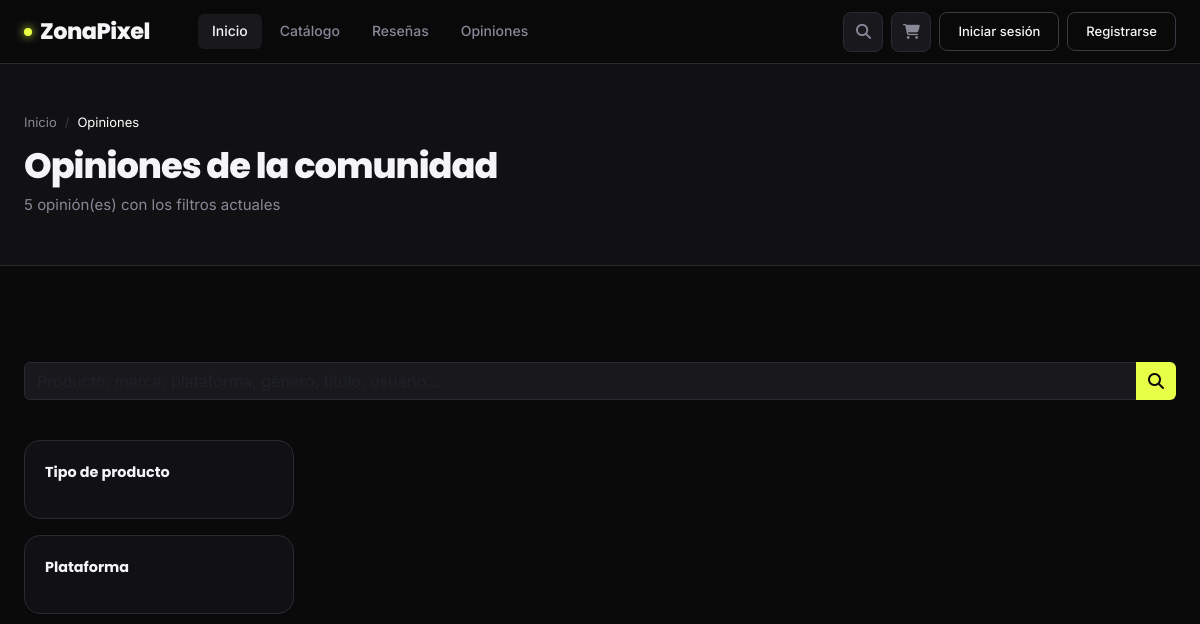
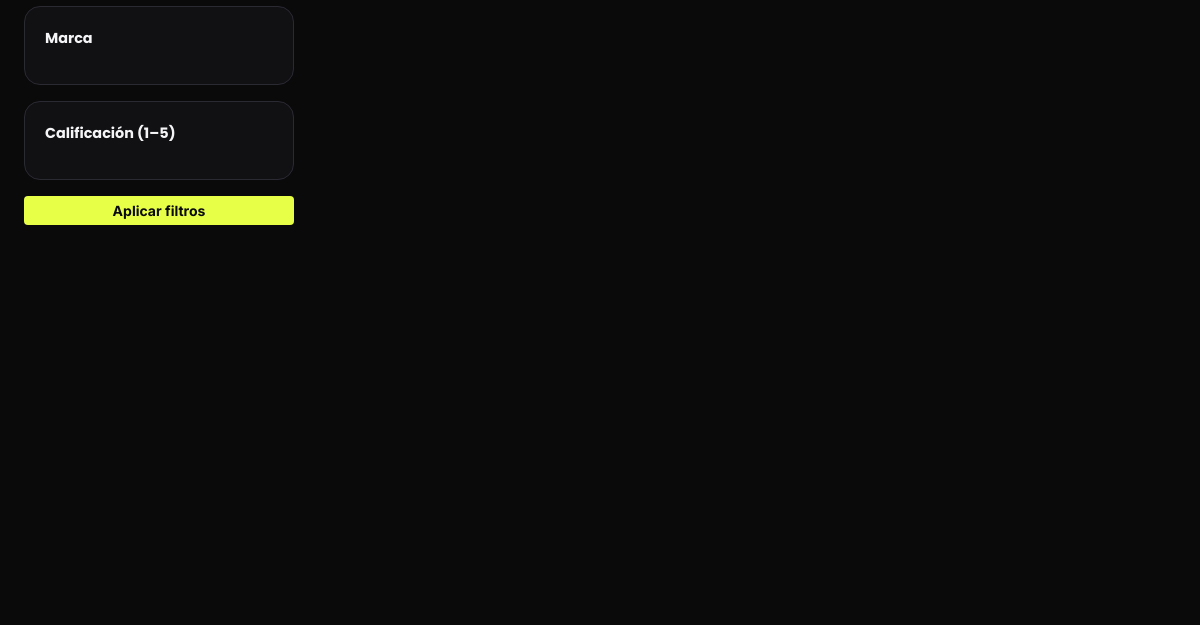
The page /views/opiniones.php (upper part) on the database as committed earlier (2 pictures, top to bottom).
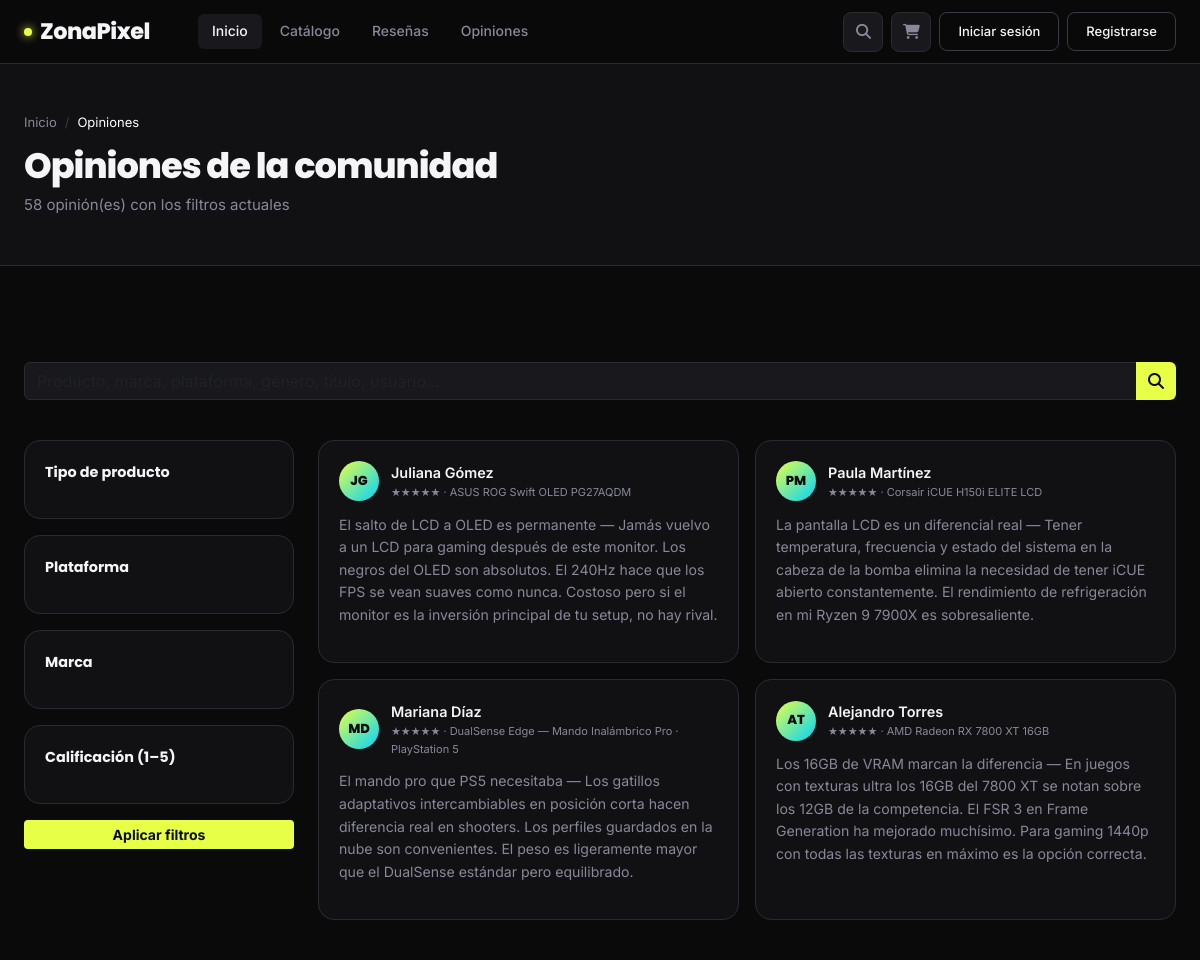
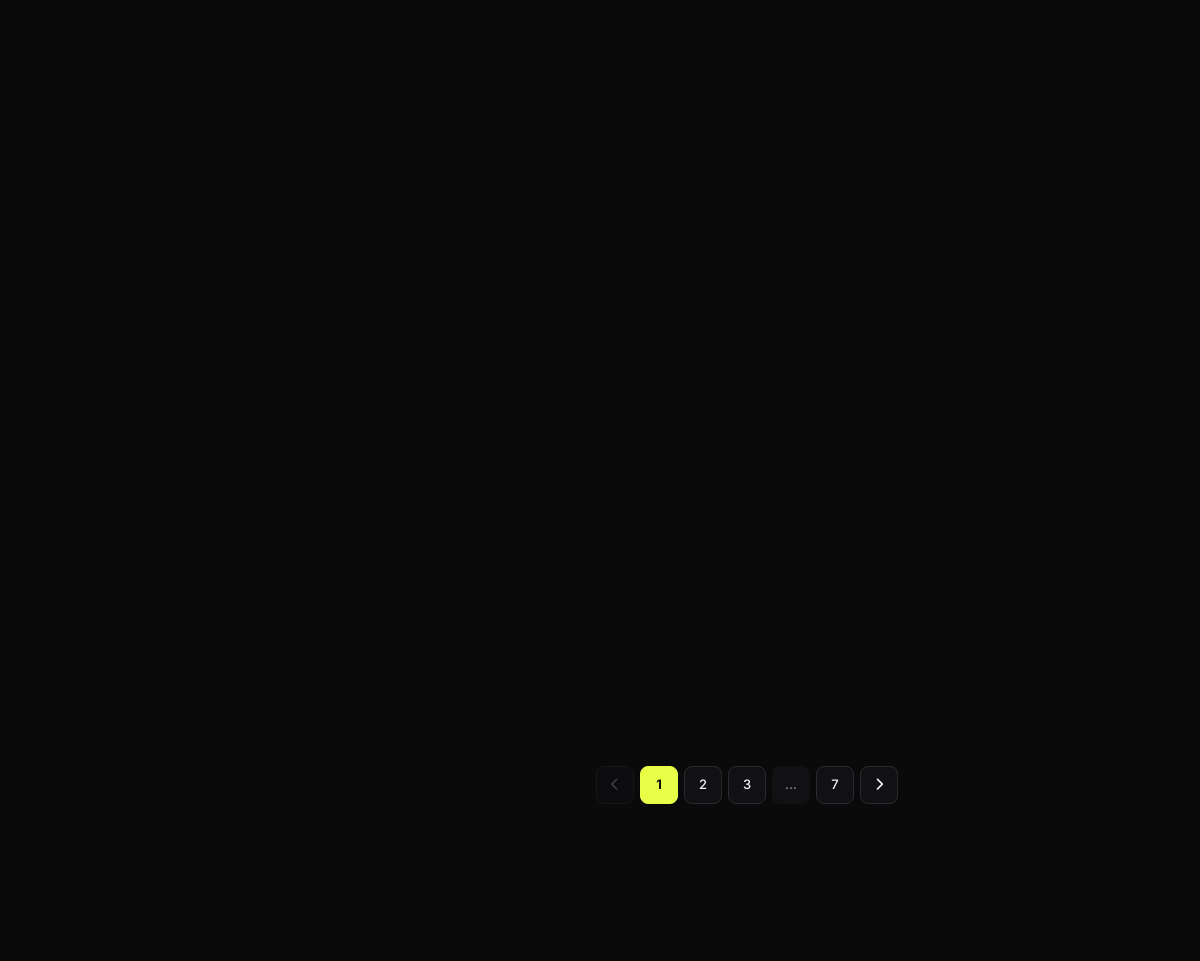
The same page on the database as committed later (2 pictures, top to bottom).
### tables this page shows
CREATE TABLE opiniones (
  id_opinion  INT UNSIGNED AUTO_INCREMENT PRIMARY KEY,
  usuario_id  INT UNSIGNED NOT NULL,
  producto_id INT UNSIGNED NOT NULL,
  plataforma_id SMALLINT UNSIGNED,
  titulo      VARCHAR(200) NOT NULL,
  contenido   TEXT NOT NULL,
  calificacion TINYINT UNSIGNED NOT NULL,          
  aprobada    BOOLEAN NOT NULL DEFAULT FALSE,      
  creado_en   DATETIME NOT NULL DEFAULT CURRENT_TIMESTAMP,
  CONSTRAINT fk_op_usuario    FOREIGN KEY (usuario_id)    REFERENCES usuarios(id_usuario) ON DELETE CASCADE,
  CONSTRAINT fk_op_producto   FOREIGN KEY (producto_id)   REFERENCES productos(id_producto) ON DELETE CASCADE,
  CONSTRAINT fk_op_plataforma FOREIGN KEY (plataforma_id) REFERENCES plataformas(id_plataforma) ON DELETE SET NULL,
  CONSTRAINT chk_estrellas    CHECK (calificacion BETWEEN 1 AND 5),
  UNIQUE KEY uq_opinion_usuario_producto (usuario_id, producto_id)
);

CREATE TABLE usuarios (
  id_usuario              INT UNSIGNED AUTO_INCREMENT PRIMARY KEY,
  rol_id          TINYINT UNSIGNED NOT NULL DEFAULT 2,   
  nombre          VARCHAR(80)  NOT NULL,
  apellido        VARCHAR(80)  NOT NULL,
  username        VARCHAR(50)  NOT NULL UNIQUE,
  email           VARCHAR(120) NOT NULL UNIQUE,
  password_hash   VARCHAR(255) NOT NULL,
  avatar_url      VARCHAR(500),
  activo          BOOLEAN      NOT NULL DEFAULT TRUE,
  email_verificado BOOLEAN     NOT NULL DEFAULT FALSE,
  creado_en       DATETIME     NOT NULL DEFAULT CURRENT_TIMESTAMP,
  actualizado_en  DATETIME     NOT NULL DEFAULT CURRENT_TIMESTAMP ON UPDATE CURRENT_TIMESTAMP,
CONSTRAINT fk_usuario_rol FOREIGN KEY (rol_id) REFERENCES roles(id_rol)
);

CREATE TABLE productos (
  id_producto       INT UNSIGNED AUTO_INCREMENT PRIMARY KEY,
  categoria_id      SMALLINT UNSIGNED NOT NULL,
  marca_id          SMALLINT UNSIGNED,
  nombre            VARCHAR(200) NOT NULL,
  descripcion       TEXT,
  precio            DECIMAL(12,2) NOT NULL,
  precio_original   DECIMAL(12,2),             
  stock             SMALLINT UNSIGNED NOT NULL DEFAULT 0,
  imagen_principal  VARCHAR(500),
  destacado         BOOLEAN NOT NULL DEFAULT FALSE,
  activo            BOOLEAN NOT NULL DEFAULT TRUE,
  creado_en         DATETIME NOT NULL DEFAULT CURRENT_TIMESTAMP,
  actualizado_en    DATETIME NOT NULL DEFAULT CURRENT_TIMESTAMP ON UPDATE CURRENT_TIMESTAMP,
CONSTRAINT fk_producto_categoria FOREIGN KEY (categoria_id) REFERENCES categorias(id_categoria),
CONSTRAINT fk_producto_marca     FOREIGN KEY (marca_id)     REFERENCES marcas(id_marca),
  CONSTRAINT chk_precio CHECK (precio > 0)
);

CREATE TABLE plataformas (
  id_plataforma SMALLINT UNSIGNED AUTO_INCREMENT PRIMARY KEY,
  nombre VARCHAR(60) NOT NULL UNIQUE,
  icono VARCHAR(80)  
);

### views/php/publico/paginacion_helper.php (called while the page is built, shortened)
<?php
function publico_parametros_get_array($clave) {
    if (!isset($_GET[$clave])) {
        return [];
    }
    $raw = $_GET[$clave];
    return array_values(array_filter(array_map('intval', $raw), function ($v) {
        return $v > 0;
    }));
}
function publico_texto_busqueda_get($clave = 'q') {
    if (!isset($_GET[$clave]) || !is_string($_GET[$clave])) {
        return '';
    }
    return trim($_GET[$clave]);
}
?>

### views/php/opiniones/opinionModel.php (called while the page is built, shortened)
<?php
if (!isset($BD)) {
    $BD = connection();
}
function opiniones_publicas_fetch_all($resultado)
{
    $filas = [];
    if ($resultado) {
        while ($row = mysqli_fetch_assoc($resultado)) {
            $filas[] = $row;
        }
    }
    return $filas;
}
function opiniones_publicas_listado(array $opciones)
{
    global $BD;
    $limite = isset($opciones['limite']) ? (int) $opciones['limite'] : 9;
    $offset = isset($opciones['offset']) ? (int) $opciones['offset'] : 0;
    $limite = max(1, min(36, $limite));
    $offset = max(0, $offset);
    $filtro_estrellas_comunidad = isset($opciones['filtro_estrellas_comunidad']) ? (int) $opciones['filtro_estrellas_comunidad'] : 0;
    $tipo_producto = isset($opciones['tipo_producto']) ? $opciones['tipo_producto'] : '';
    $busqueda = isset($opciones['busqueda']) ? trim((string) $opciones['busqueda']) : '';
    $where = ['o.aprobada = 1', 'p.activo = 1', 'c.activa = 1'];
    $join_marca = '';
    $where_sql = implode(' AND ', $where);
    $from_sql = "
        FROM opiniones o
        INNER JOIN productos p ON p.id_producto = o.producto_id
        INNER JOIN categorias c ON c.id_categoria = p.categoria_id
        INNER JOIN usuarios u ON u.id_usuario = o.usuario_id AND u.activo = 1
        LEFT JOIN plataformas pl_op ON pl_op.id_plataforma = o.plataforma_id
        $join_marca
        WHERE $where_sql
    ";
    $sql_count = 'SELECT COUNT(*) AS total ' . $from_sql;
    $total = 0;
    if ($busqueda !== '') {
        $patron_busqueda = '%' . $busqueda . '%';
        $stmt_cuenta = mysqli_prepare($BD, $sql_count);
        if ($stmt_cuenta) {
            mysqli_stmt_bind_param(
                $stmt_cuenta,
                'ssssssssssss',
                $patron_busqueda,
                $patron_busqueda,
                $patron_busqueda,
                $patron_busqueda,
                $patron_busqueda,
                $patron_busqueda,
                $patron_busqueda,
                $patron_busqueda,
                $patron_busqueda,
                $patron_busqueda,
                $patron_busqueda,
                $patron_busqueda
            );
            mysqli_stmt_execute($stmt_cuenta);
            $resultado_cuenta = mysqli_stmt_get_result($stmt_cuenta);
            if ($resultado_cuenta) {
                $fila_cuenta = mysqli_fetch_assoc($resultado_cuenta);
                $total = (int) ($fila_cuenta['total'] ?? 0);
            }
            mysqli_stmt_close($stmt_cuenta);
        }
    } else {
        $resultado_cuenta = mysqli_query($BD, $sql_count);
        if ($resultado_cuenta) {
            $fila_cuenta = mysqli_fetch_assoc($resultado_cuenta);
            $total = (int) ($fila_cuenta['total'] ?? 0);
        }
    }
    $sql_lista = "
        SELECT
            o.id_opinion,
            o.titulo,
            o.contenido,
            o.calificacion,
            o.creado_en,
            p.nombre AS producto_nombre,
            p.id_producto AS producto_id,
            u.nombre AS autor_nombre,
            u.apellido AS autor_apellido,
            u.username AS autor_username,
            pl_op.nombre AS plataforma_opinion_nombre,
            (SELECT GROUP_CONCAT(pl.nombre ORDER BY pl.nombre SEPARATOR ' · ')
             FROM producto_plataformas pp2
             INNER JOIN plataformas pl ON pl.id_plataforma = pp2.plataforma_id
             WHERE pp2.producto_id = p.id_producto) AS plataformas_producto_txt
        $from_sql
        ORDER BY o.creado_en DESC, o.id_opinion DESC
        LIMIT $offset, $limite
    ";
    $filas_opiniones = [];
    if ($busqueda !== '') {
        $patron_busqueda = '%' . $busqueda . '%';
        $stmt_lista = mysqli_prepare($BD, $sql_lista);
        if ($stmt_lista) {
            mysqli_stmt_bind_param(
                $stmt_lista,
                'ssssssssssss',
                $patron_busqueda,
                $patron_busqueda,
                $patron_busqueda,
                $patron_busqueda,
                $patron_busqueda,
                $patron_busqueda,
                $patron_busqueda,
                $patron_busqueda,
                $patron_busqueda,
                $patron_busqueda,
                $patron_busqueda,
                $patron_busqueda
            );
            mysqli_stmt_execute($stmt_lista);
            $resultado_lista = mysqli_stmt_get_result($stmt_lista);
            $filas_opiniones = opiniones_publicas_fetch_all($resultado_lista);
            mysqli_stmt_close($stmt_lista);
        }
    } else {
        $filas_opiniones = opiniones_publicas_fetch_all(mysqli_query($BD, $sql_lista));
    }
    return ['filas' => $filas_opiniones, 'total' => $total];
}

### views/php/publico/listado_publico_helpers.php (called while the page is built, shortened)
<?php
function publico_texto_resumen($html, $longitud = 180) {
    $texto = trim(preg_replace('/\s+/', ' ', strip_tags((string) $html)));
    return $texto;
}
function publico_estrellas_texto_1_a_5($calificacion) {
    $n = (int) round((float) $calificacion);
    $n = max(1, min(5, $n));
    return str_repeat('★', $n) . str_repeat('☆', 5 - $n);
}
function publico_iniciales_usuario($nombre, $apellido, $username) {
    $nombre = trim((string) $nombre);
    $apellido = trim((string) $apellido);
    $primero = function ($str, $len) {
        if (function_exists('mb_substr')) {
            return mb_substr($str, 0, $len);
        }
        return substr($str, 0, $len);
    };
    if ($nombre !== '' && $apellido !== '') {
        return strtoupper($primero($nombre, 1) . $primero($apellido, 1));
    }
    return '??';
}
?>

### views/opiniones.php (the view, shortened to what the rows shown need)
<?php
require_once __DIR__ . '/php/opiniones/opinionModel.php';
require_once __DIR__ . '/php/publico/paginacion_helper.php';
require_once __DIR__ . '/php/publico/listado_publico_helpers.php';
$filtro_plataformas = publico_parametros_get_array('plataforma');
$filtro_marcas = publico_parametros_get_array('marca');
$filtro_estrellas_comunidad = 0;
$tipo_producto = '';
$texto_busqueda = publico_texto_busqueda_get('q');
$pagina_actual = isset($_GET['pagina']) ? (int) $_GET['pagina'] : 1;
$pagina_actual = max(1, $pagina_actual);
$elementos_por_pagina = 9;
$resultado_listado = opiniones_publicas_listado([
  'filtro_plataformas' => $filtro_plataformas,
  'filtro_marcas' => $filtro_marcas,
  'filtro_estrellas_comunidad' => $filtro_estrellas_comunidad,
  'tipo_producto' => $tipo_producto,
  'busqueda' => $texto_busqueda,
  'offset' => ($pagina_actual - 1) * $elementos_por_pagina,
  'limite' => $elementos_por_pagina,
]);
$filas_opiniones = $resultado_listado['filas'];
?>
<!DOCTYPE html>
<html lang="es">
<head>
  <link href="https://cdn.jsdelivr.net/npm/bootstrap@5.3.3/dist/css/bootstrap.min.css" rel="stylesheet" />
  <link rel="stylesheet" href="../css/style.css" />
  <link rel="stylesheet" href="https://cdnjs.cloudflare.com/ajax/libs/font-awesome/6.4.0/css/all.min.css" />
</head>
<body>
  <div class="page-hero">
    <div class="container">
      <h1 class="page-hero-title">Opiniones de la comunidad</h1>
    </div>
  </div>
  <section class="section-gap">
    <div class="container">
      <form method="get" action="opiniones.php" id="opinionesFiltroForm">
        <div class="row g-4">
          <div class="col-lg-9">
            <div class="d-grid gap-3" style="grid-template-columns:repeat(auto-fill, minmax(280px,1fr));">
              <?php if (empty($filas_opiniones)): ?>
                <p class="text-muted">No hay opiniones que coincidan con los filtros.</p>
              <?php else: ?>
                <?php foreach ($filas_opiniones as $opinion_fila):
                  $iniciales = publico_iniciales_usuario(
                    $opinion_fila['autor_nombre'] ?? '',
                    $opinion_fila['autor_apellido'] ?? '',
                    $opinion_fila['autor_username'] ?? ''
                  );
                  $nombre_mostrado = trim(($opinion_fila['autor_nombre'] ?? '') . ' ' . ($opinion_fila['autor_apellido'] ?? ''));
                  $sub_linea = publico_estrellas_texto_1_a_5($opinion_fila['calificacion']) . ' · ';
                  $sub_linea .= htmlspecialchars($opinion_fila['producto_nombre'] ?? '', ENT_QUOTES, 'UTF-8');
                  if (!empty($opinion_fila['plataforma_opinion_nombre'])) {
                    $sub_linea .= ' · ' . htmlspecialchars($opinion_fila['plataforma_opinion_nombre'], ENT_QUOTES, 'UTF-8');
                  }
                ?>
                  <div class="opinion-card">
                    <div class="opinion-card-header">
                      <div class="opinion-avatar"><?php echo htmlspecialchars($iniciales, ENT_QUOTES, 'UTF-8'); ?></div>
                      <div>
                        <div class="opinion-username"><?php echo htmlspecialchars($nombre_mostrado, ENT_QUOTES, 'UTF-8'); ?></div>
                        <div class="opinion-game"><?php echo $sub_linea; ?></div>
                      </div>
                    </div>
                    <p class="opinion-text"><?php
                                            $fragmento_opinion = '';
                                            if (trim((string) ($opinion_fila['titulo'] ?? '')) !== '') {
                                              $fragmento_opinion = publico_texto_resumen($opinion_fila['titulo'], 120) . ' — ';
                                            }
                                            $fragmento_opinion .= publico_texto_resumen($opinion_fila['contenido'] ?? '', 300);
                                            echo htmlspecialchars($fragmento_opinion, ENT_QUOTES, 'UTF-8');
                                            ?></p>
                  </div>
                <?php endforeach; ?>
              <?php endif; ?>
            </div>
          </div>
        </div>
      </form>
    </div>
  </section>
</body>
</html>

Rows that differ between the two databases and show on the page:
added opiniones: usuario.username "JG", usuario.apellido "Juliana Gómez", calificacion.nombre "★★★★★ · ASUS ROG Swift OLED PG27AQDM", fragmento_opinion "El salto de LCD a OLED es permanente — Jamás vuelvo a un LCD para gaming después de este monitor. Los negros del OLED son absolutos. El 240Hz hace que los FPS se vean suaves como nunca. Costoso pero si el monitor es la inversión principal de tu setup, no hay rival."
added opiniones: usuario.username "PM", usuario.apellido "Paula Martínez", calificacion.nombre "★★★★★ · Corsair iCUE H150i ELITE LCD", fragmento_opinion "La pantalla LCD es un diferencial real — Tener temperatura, frecuencia y estado del sistema en la cabeza de la bomba elimina la necesidad de tener iCUE abierto constantemente. El rendimiento de refrigeración en mi Ryzen 9 7900X es sobresaliente."
added opiniones: usuario.username "MD", usuario.apellido "Mariana Díaz", calificacion.nombre "★★★★★ · DualSense Edge — Mando Inalámbrico Pro · PlayStation 5", fragmento_opinion "El mando pro que PS5 necesitaba — Los gatillos adaptativos intercambiables en posición corta hacen diferencia real en shooters. Los perfiles guardados en la nube son convenientes. El peso es ligeramente mayor que el DualSense estándar pero equilibrado."
added opiniones: usuario.username "AT", usuario.apellido "Alejandro Torres", calificacion.nombre "★★★★★ · AMD Radeon RX 7800 XT 16GB", fragmento_opinion "Los 16GB de VRAM marcan la diferencia — En juegos con texturas ultra los 16GB del 7800 XT se notan sobre los 12GB de la competencia. El FSR 3 en Frame Generation ha mejorado muchísimo. Para gaming 1440p con todas las texturas en máximo es la opción correcta."
Other text that changed with them:
$total_resultados: "5" → "58"
new list line: "1"
new list line: "2"
new list line: "3"
new list line: "7"
